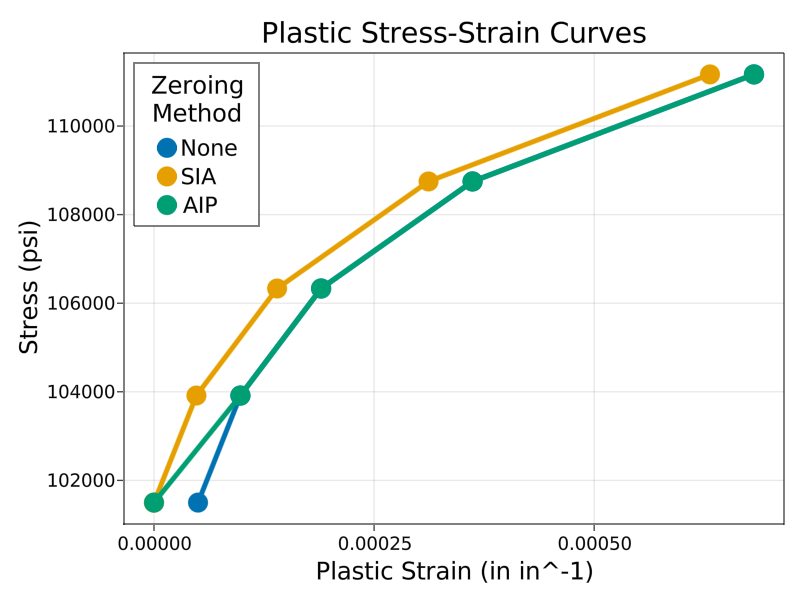

Recreate this plot in Julia.
using ASME_Materials, DataFrames, Interpolations, GLMakie

user_input = (spec_no = "SA-723",
                type_grade = "3",
                class_condition_temper = "2",
                KM620_coefficients_table_material_category = "Ferritic steel",
                num_output_stress_points = 20,
                overwrite_yield = true,
                proportional_limit = 5.0e-5,
                input_file_path = "S:\\Material Properties\\Section II-D Tables.xlsx",
                output_file_path = "S:\\Material Properties\\Excel Material Data\\AIP Q&T Steels\\SA-723-3-2.xlsx",
                output_folder = "S:\\Material Properties\\Excel Material Data\\AIP Q&T Steels",
                plot_folder = "S:\\Material Properties\\Excel Material Data\\AIP Q&T Steels\\Plots",
                material_string = "SA-723-3-2",
                material_dict = Dict("Spec. No." => x -> x .== "SA-723",
                                    "Type/Grade" => x -> x .== "3",
                                    "Class/Condition/Temper" => x -> x .== "2"))

data = main(user_input)
df = data.ANSYS_tables["Stress-Strain"]
i200 = findfirst(df.T .== 200)
df200 = DataFrame(st = df[i200, :σ_t], ets = df[i200, :ϵ_ts],  eps = df[i200, :γ_total], ees = df[i200, :ϵ_ts] .- df[i200, :γ_total])
stress_value = 145001.533501501

interp_ets = LinearInterpolation(df200.st, df200.ets)
interp_eps = LinearInterpolation(df200.st, df200.eps)
interp_ees = LinearInterpolation(df200.st, df200.ees)

println(df200)
println("True Stress ", stress_value,
        "\nTotal Strain: ", interp_ets(stress_value),
        "\nPlastic Strain: ", interp_eps(stress_value),
        "\nElastic Strain: ", interp_ees(stress_value))

ϵp_AIP = df200.eps[1:5]
ϵp_original = copy(ϵp_AIP); ϵp_original[1] = data.user_input.proportional_limit
ϵp_SIA = ϵp_original .- data.user_input.proportional_limit
σ = df200.st[1:5]

fig = Figure(fontsize = 18)
axis = Axis(fig[1,1],
            title = "Plastic Stress-Strain Curves",
            xlabel = "Plastic Strain (in in^-1)",
            ylabel = "Stress (psi)",
            titlesize = 28,
            xlabelsize = 24,
            ylabelsize = 24)
scatterlines!(ϵp_original, σ, markersize = 20, linewidth = 5, label = "None")
scatterlines!(ϵp_SIA, σ, markersize = 20, linewidth = 5, label = "SIA")
scatterlines!(ϵp_AIP, σ, markersize = 20, linewidth = 5, label = "AIP")
axislegend("Zeroing\nMethod", position = :lt, titlesize = 24, labelsize = 22)
display(fig)
save(joinpath(@__DIR__,"test_sia.png"), fig)